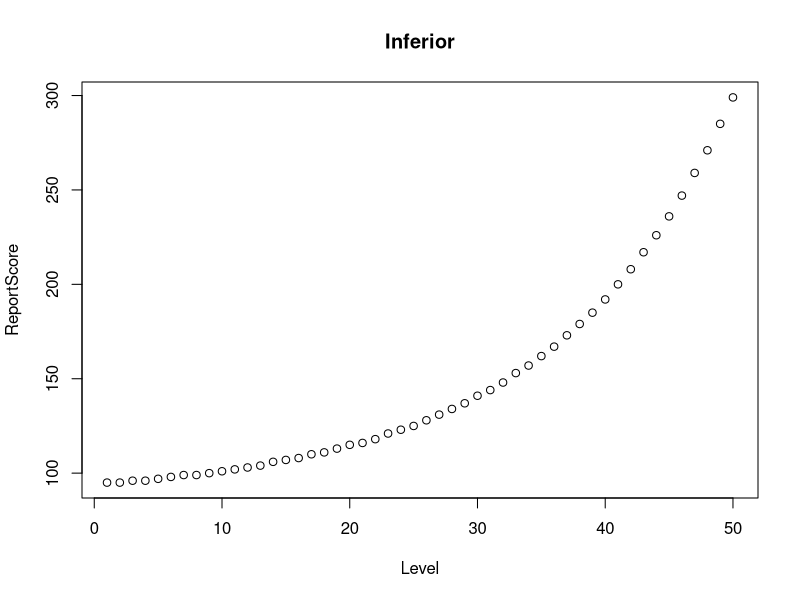
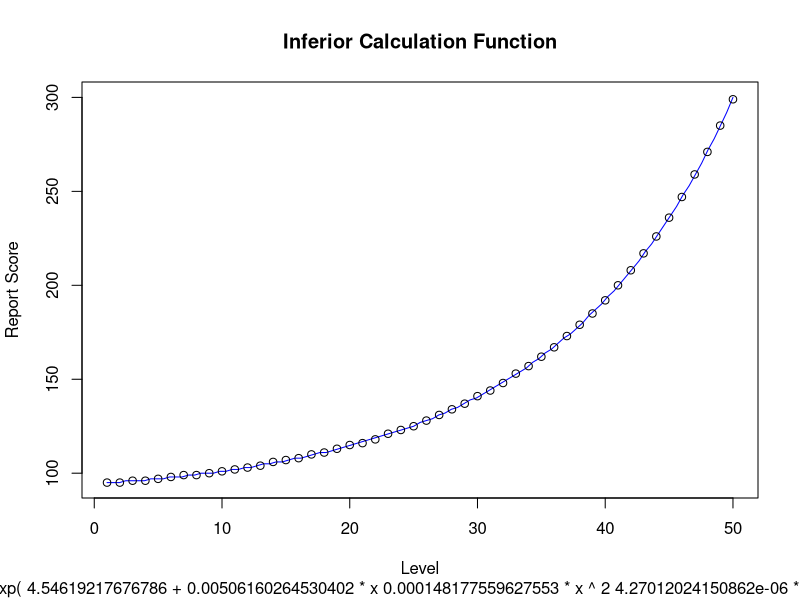
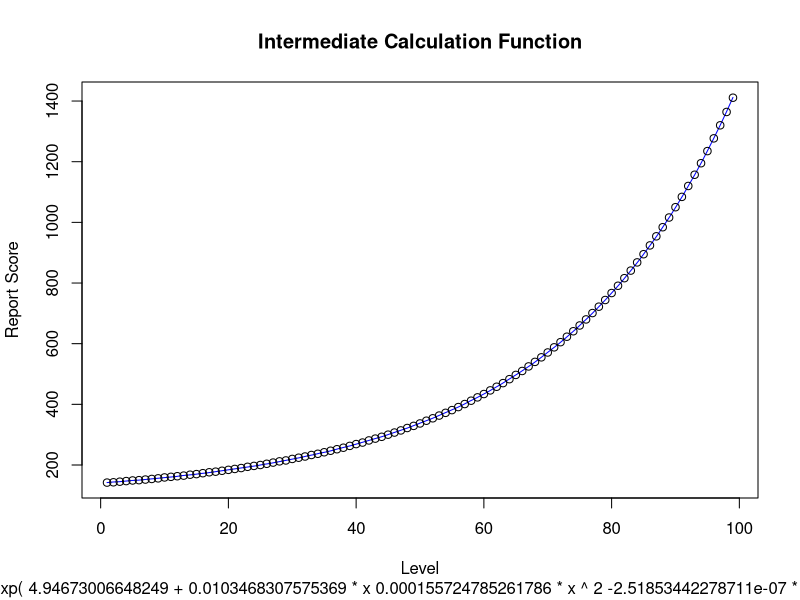
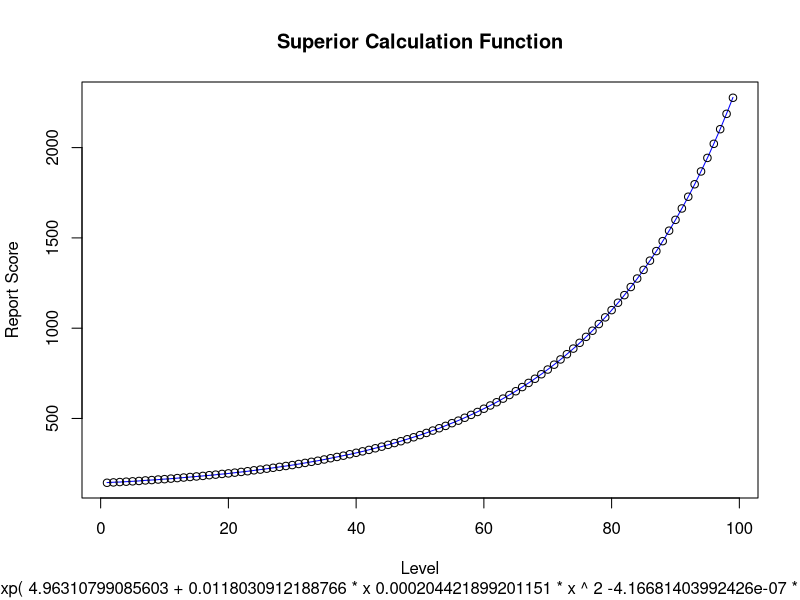

Source code (R) for these figures, in order:
## ---- chunk 1
library(knitr)
library(plyr)
opts_template$set(
  silent = list(echo = FALSE)
)
## ---- chunk 2
sgs.report_score.inferior <- read.delim("report_score.inferior.tsv", header = TRUE)
plot(sgs.report_score.inferior, main = "Inferior")
## ---- chunk 3
model.inferior <- glm(ReportScore ~ poly(Level, 3, raw = TRUE), family = poisson, data = sgs.report_score.inferior)
coef.inferior <- coef(model.inferior)
fn.inferior <- function(x) {
  return(round(predict(model.inferior,
                       newdata = data.frame(Level = x),
                       type = "response")))
}
curve(fn.inferior,
      min(sgs.report_score.inferior$Level),
      max(sgs.report_score.inferior$Level),
      main = "Inferior Calculation Function",
      sub = paste("exp(", coef.inferior[1], "+", coef.inferior[2], "* x", coef.inferior[3], "* x ^ 2", coef.inferior[4], "* x ^ 3", ")"),
      xlab = "Level",
      ylab = "Report Score",
      col = "blue")
points(sgs.report_score.inferior$ReportScore)
## ---- chunk 4
sgs.report_score.intermediate <- read.delim("report_score.intermediate.tsv", header = TRUE)
model.intermediate <- glm(ReportScore ~ poly(Level, 3, raw = TRUE),
                          family = poisson,
                          data = sgs.report_score.intermediate)
coef.intermediate <- coef(model.intermediate)
fn.intermediate <- function(x) {
  return(round(predict(model.intermediate,
                       newdata = data.frame(Level = x),
                       type = "response")))
}
curve(fn.intermediate,
      min(sgs.report_score.intermediate$Level),
      max(sgs.report_score.intermediate$Level),
      main = "Intermediate Calculation Function",
      sub = paste("exp(", coef.intermediate[1], "+", coef.intermediate[2], "* x", coef.intermediate[3], "* x ^ 2", coef.intermediate[4], "* x ^ 3", ")"),
      xlab = "Level",
      ylab = "Report Score",
      col = "blue")
points(sgs.report_score.intermediate$ReportScore)
## ---- chunk 5
sgs.report_score.superior <- read.delim("report_score.superior.tsv", header = TRUE)
model.superior <- glm(ReportScore ~ poly(Level, 3, raw = TRUE),
                      family = poisson,
                      data = sgs.report_score.superior)
coef.superior <- coef(model.superior)
fn.superior <- function(x) {
  return(round(predict(model.superior,
                       newdata = data.frame(Level = x),
                       type = "response")))
}
curve(fn.superior,
      min(sgs.report_score.superior$Level),
      max(sgs.report_score.superior$Level),
      main = "Superior Calculation Function",
      sub = paste("exp(", coef.superior[1], "+", coef.superior[2], "* x", coef.superior[3], "* x ^ 2", coef.superior[4], "* x ^ 3", ")"),
      xlab = "Level",
      ylab = "Report Score",
      col = "blue")
points(sgs.report_score.superior$ReportScore)
